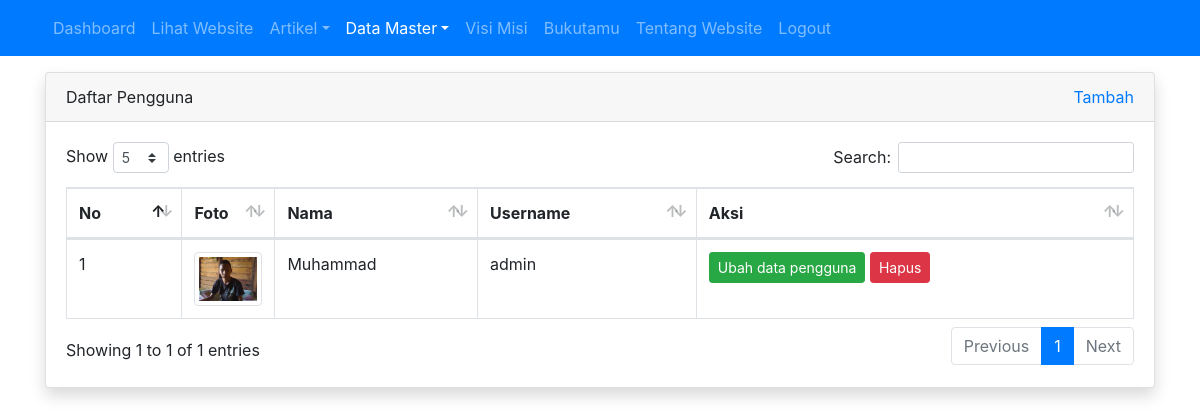
Page /admin/pengguna/index.php (signed in) on the committed database.
### tables this page shows
CREATE TABLE `tbl_pengguna` (
  `id` int(11) NOT NULL AUTO_INCREMENT,
  `nama` varchar(100) DEFAULT NULL,
  `username` varchar(20) DEFAULT NULL,
  `password` varchar(255) DEFAULT NULL,
  `foto` varchar(100) DEFAULT NULL,
  PRIMARY KEY (`id`)
);

### admin/pengguna/index.php (the view, shortened to what this page needs)
<?php
require_once '../../koneksi.php';
$query = mysqli_query($koneksi, "SELECT id, nama, username, foto FROM tbl_pengguna");
$no = 1;
?>
<!DOCTYPE html>
<html>
<head>
	<link rel="stylesheet" href="../../resources/datatables/datatables.min.css">
	<link rel="stylesheet" href="../../resources/css/bootstrap.min.css">
</head>
<body>
	<?php require_once '../navbar.php'; ?>
	<div class="container mt-3">
		<div class="row">
			<div class="col">
				<div class="card shadow">
					<div class="card-header">
						<div class="clearfix">
							<div class="float-left">
								Daftar Pengguna
							</div>
							<div class="float-right">
								<a href="tambah.php">Tambah</a>
							</div>
						</div>
					</div>
					<div class="card-body">
						<table id="table_id" class="dataTable table table-bordered">
							<thead>
								<tr>
									<th>No</th>
									<th width="50px">Foto</th>
									<th>Nama</th>
									<th>Username</th>
									<th>Aksi</th>
								</tr>
							</thead>
							<tbody>
								<?php while ($row = mysqli_fetch_assoc($query)) : ?>
									<tr>
										<td><?= $no++ ?></td>
										<td><img src="../../images/pengguna/<?= $row['foto'] ?>" alt="<?= $row['nama'] ?>" width="100%" class="img-thumbnail"></td>
										<td><?= $row['nama'] ?></td>
										<td><?= $row['username'] ?></td>
										<td>
											<a href="ubah.php?id=<?= $row['id'] ?>" class="btn btn-success btn-sm">Ubah data pengguna</a>
											<a href="hapus.php?id=<?= $row['id'] ?>" class="btn btn-danger btn-sm" onclick="return confirm('apakah anda yakin?')">Hapus</a>
										</td>
									</tr>
								<?php endwhile; ?>
							</tbody>
						</table>
					</div>
				</div>
			</div>
		</div>
	</div>
</body>
</html>

### rows in the picture
tbl_pengguna: foto (picture), nama "Muhammad", username "admin"
